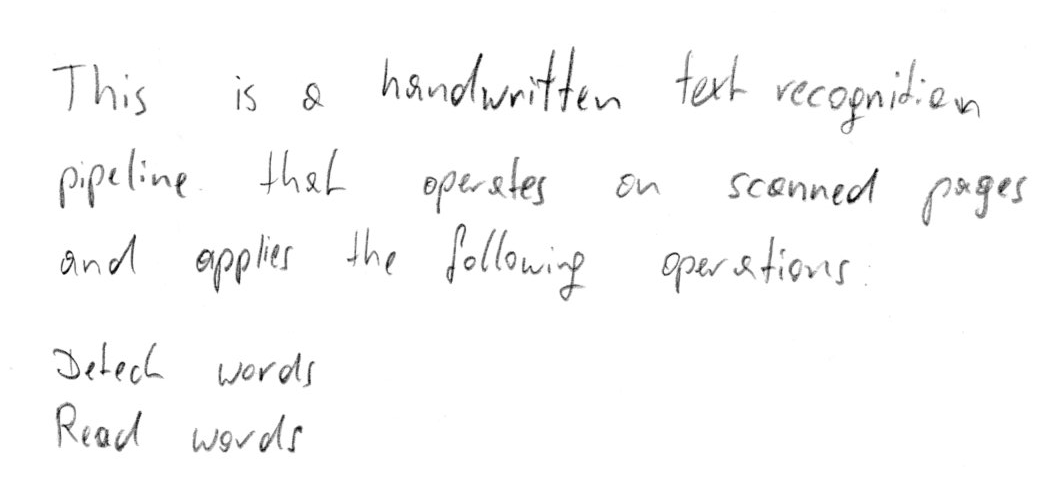
#> input picture data/sample_1.png, 1040 x 483 px
$ python -i realtime_text_recognition.py   (imports and definitions only)
#> lines starting #> are read from the running program, lines starting #| are printed output that depends on the picture; after the words box and inside, x2 and y2 are one past the last pixel; in counts of white or black regions, pixels touching at a corner belong together
#> further down, picture is the input picture: shape (483, 1040, 3); min 0, max 255, mean 249.9
import cv2
import numpy as np
import onnxruntime as ort
import json
import time

# ------------------ Load ONNX Models (GPU) ------------------
detector_model_path = "../htr_pipeline/models/detector.onnx"
reader_model_path = "../htr_pipeline/models/reader.onnx"
reader_metadata_path = "../htr_pipeline/models/reader.json"

# [1 line that did not run here, left out]
# [1 line that did not run here, left out]

# Load character mapping
# [2 lines not run here, left out]

# [1 line that did not run here, left out]
# [2 lines that did not run here, left out]


# ------------------ Preprocess Image ------------------
def preprocess_image(image):
    """ Converts image to grayscale, enhances contrast, and normalizes it """
    if image is None:
        return None

    gray = cv2.cvtColor(image, cv2.COLOR_BGR2GRAY)

    # Increase contrast
    gray = cv2.equalizeHist(gray)
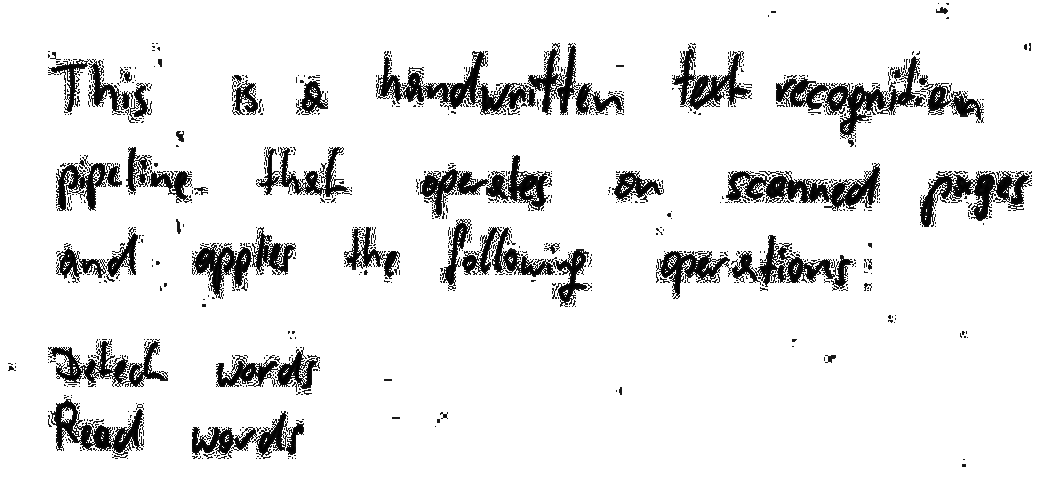
#> gray: shape (483, 1040); min 0, max 255, mean 230.3

    # Adaptive Thresholding for better text segmentation
    gray = cv2.adaptiveThreshold(gray, 255, cv2.ADAPTIVE_THRESH_GAUSSIAN_C,
                                 cv2.THRESH_BINARY_INV, 11, 2)
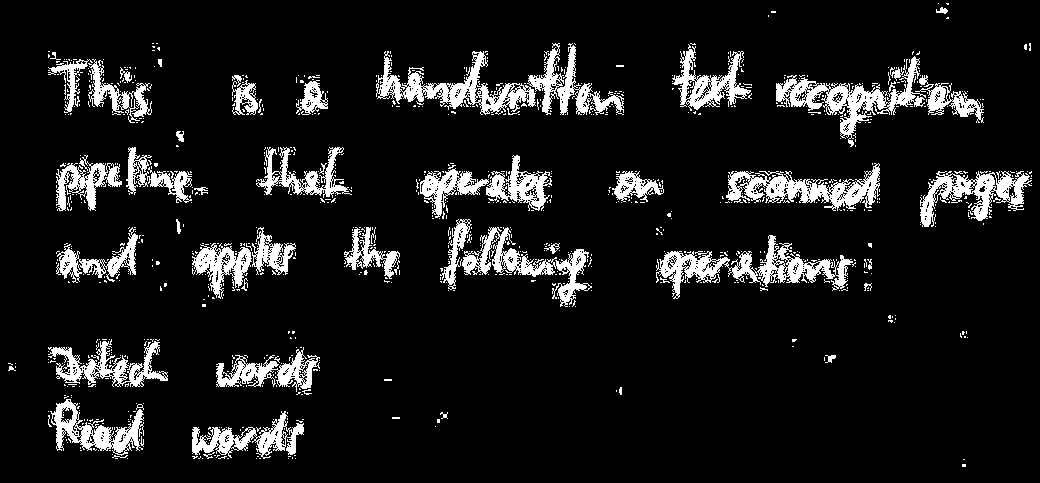
#> gray: shape (483, 1040); 10.2% white; 911 white regions (855 under 20 px), largest, box (x1, y1, x2, y2) and area: (656, 235, 853, 299) 3610, (776, 56, 926, 147) 3253, (376, 51, 536, 115) 3167

    return gray


# ------------------ Detect and Extract Text Regions ------------------
def extract_text_regions(image):
    """ Finds bounding boxes for text regions using OpenCV contours """
    if image is None:
        return []

    processed_img = preprocess_image(image)

    # Detect edges
    edges = cv2.Canny(processed_img, 50, 150)
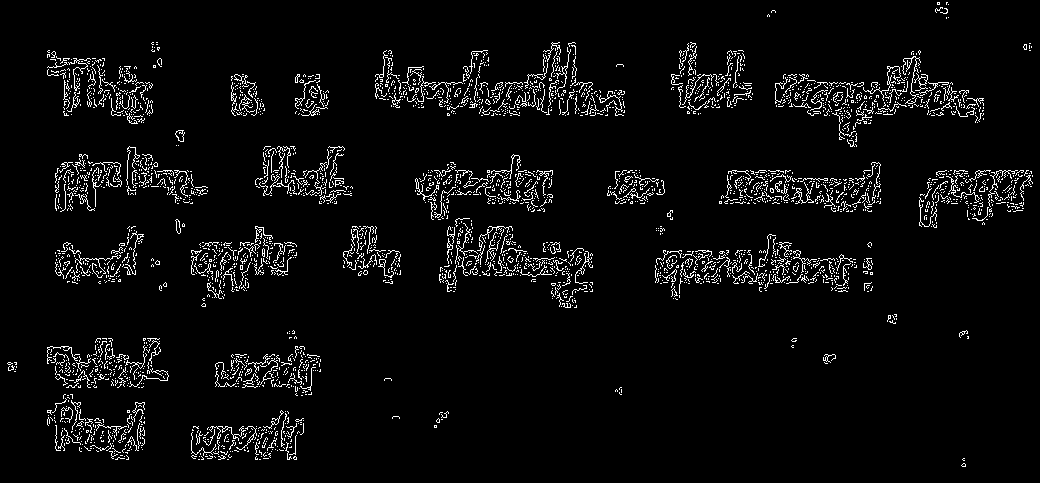
#> edges: shape (483, 1040); 4.6% white in thin lines or dots

    # Find contours (bounding boxes for words/lines)
    contours, _ = cv2.findContours(edges, cv2.RETR_EXTERNAL, cv2.CHAIN_APPROX_SIMPLE)
#> contours = 3116 contours, 3104 with area under 20; largest, box (x1, y1, x2, y2) and area: (175, 130, 185, 142) 64, (175, 219, 181, 234) 43, (378, 259, 394, 278) 40, (415, 178, 439, 201) 33, (234, 74, 244, 84) 30

    # Store text regions
    text_regions = []
    for contour in contours:
        x, y, w, h = cv2.boundingRect(contour)
        if w > 40 and h > 15:  # Ignore small noise
            text_regions.append((x, y, w, h))
#> this loop made 3116 passes
#> (x, y, w, h) on passes 1, 5, 7: (961, 463, 5, 4), (962, 458, 3, 3), (115, 457, 10, 3)
#> after the loop, text_regions = [(75, 254, 46, 20)]

    # Sort text regions from top to bottom, left to right
    text_regions = sorted(text_regions, key=lambda b: (b[1], b[0]))

    print(f"🔍 Detected {len(text_regions)} text regions.")
#| 🔍 Detected 1 text regions.

    return text_regions


# ------------------ Decode Model Output ------------------
def decode_output(softmax_output, char_list):
    """ Converts softmax probabilities into text """
    text = ""
    for timestep in softmax_output:
        max_index = np.argmax(timestep)  # Get most probable character index
        if max_index < len(char_list):  # Avoid index out of bounds
            text += char_list[max_index]
    return text.strip()


# ------------------ Process Captured Image ------------------
def process_captured_image(image):
    """ Runs detection and recognition on each detected text region """
    if image is None:
        return "⚠ No Image Captured!"

    text_regions = extract_text_regions(image)
#> text_regions = [(75, 254, 46, 20)]

    if not text_regions:
        return "⚠ No Text Detected!"

    full_text = ""
    for (x, y, w, h) in text_regions:
        roi = image[y:y + h, x:x + w]  # Extract region of interest (ROI)

        # Preprocess ROI for ONNX model
        try:
            roi = cv2.resize(roi, (128, 32))  # Resize for model input
            roi = roi.astype(np.float32) / 255.0  # Normalize
            roi = np.expand_dims(roi, axis=[0, 1])  # Add batch and channel dimensions

            print(f"🔹 Processing text region at ({x},{y},{w},{h})")

            # Run Reader Model
            reader_output = reader_session.run(None, {reader_session.get_inputs()[0].name: roi})

            # Decode Softmax Output into full text
            recognized_text = decode_output(reader_output[0][0], char_list)

            print(f"✅ Recognized Text: {recognized_text}")

            # Append detected text
            full_text += recognized_text + " "

        except Exception as e:
            print(f"⚠ Model Processing Error: {str(e)}")
            return "⚠ Error in Text Recognition!"
#> this loop made 1 pass
#| 🔹 Processing text region at (75,254,46,20)
#| ⚠ Model Processing Error: name 'reader_session' is not defined
#> pass 1, in process_captured_image, `roi = image[y:y + h, x:x + w]`:
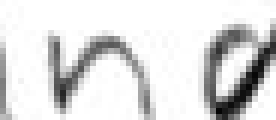
#> roi: shape (20, 46, 3) (shown 6 times larger); min 5, max 255, mean 220.5
#> pass 1, in process_captured_image, `roi = cv2.resize(roi, (128, 32))`:
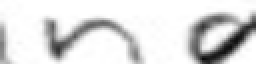
#> roi: shape (32, 128, 3) (shown 2 times larger); min 10, max 255, mean 220.4
#> after the loop, full_text = ''

    return full_text.strip()


# ------------------ Start Webcam Capture ------------------
# [1 line not run here, left out]
captured_frame = None
recognized_text = ""

# [58 lines not run here, left out]

>>> import cv2
>>> picture = cv2.imread('../data/sample_1.png')
>>> result = process_captured_image(picture)
#> result = '⚠ Error in Text Recognition!'

$ run again, on data/sample_2_line.png
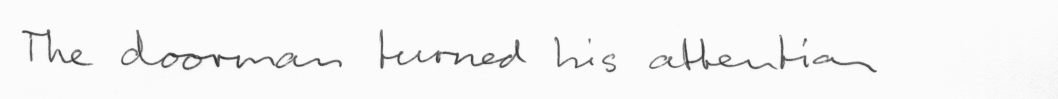
#> input picture data/sample_2_line.png, 2116 x 198 px (shown at 1/2 size)
#> picture is the input picture: shape (198, 2116, 3); min 43, max 251, mean 245.6
#> in preprocess_image, `gray = cv2.adaptiveThreshold(gray, 255, cv2.ADAPTIVE_THRESH_GAUSSIAN_C..`:
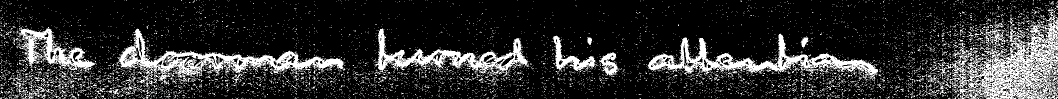
#> gray: shape (198, 2116) (shown at 1/2 size); 18.1% white; 6913 white regions (6763 under 20 px), largest, box (x1, y1, x2, y2) and area: (1875, 31, 2116, 198) 16006, (233, 57, 691, 175) 11309, (1295, 67, 1756, 162) 10310
#> edges: shape (198, 2116); 14.5% white in thin lines or dots
#> contours = 9459 contours, 9427 with area under 20; largest, box (x1, y1, x2, y2) and area: (1173, 74, 1184, 90) 106, (1629, 117, 1646, 126) 71, (1407, 119, 1414, 135) 54, (431, 111, 447, 129) 47, (2089, 9, 2108, 23) 44
#> the loop in extract_text_regions, `for contour in contours:` made 9459 passes
#> (contour, x, w) on passes 1 to 3: ([[2112, 197]], 2112, 1), ([[2104, 197]], 2104, 1), ([[2086, 197]], 2086, 1)
#> after the loop in extract_text_regions, `for contour in contours:`: text_regions = [(1136, 109, 61, 24), (1585, 106, 68, 17), (508, 101, 80, 20), (301, 100, 47, 24), (834, 95, 95, 19)]
#> in extract_text_regions, `text_regions = sorted(text_regions, key=lambda b: (b[1], b[0]))`: text_regions = [(834, 95, 95, 19), (301, 100, 47, 24), (508, 101, 80, 20), (1585, 106, 68, 17), (1136, 109, 61, 24)]
#| 🔍 Detected 5 text regions.
#> the loop in process_captured_image, `for (x, y, w, h) in text_regions:` made 1 pass
#> (printed output is left out)
#> pass 1, in process_captured_image, `roi = cv2.resize(roi, (128, 32))`:
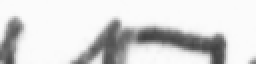
#> roi: shape (32, 128, 3) (shown 2 times larger); min 64, max 251, mean 215.2
#> after the loop in process_captured_image, `for (x, y, w, h) in text_regions:`: full_text = ''
#> result = '⚠ Error in Text Recognition!'
